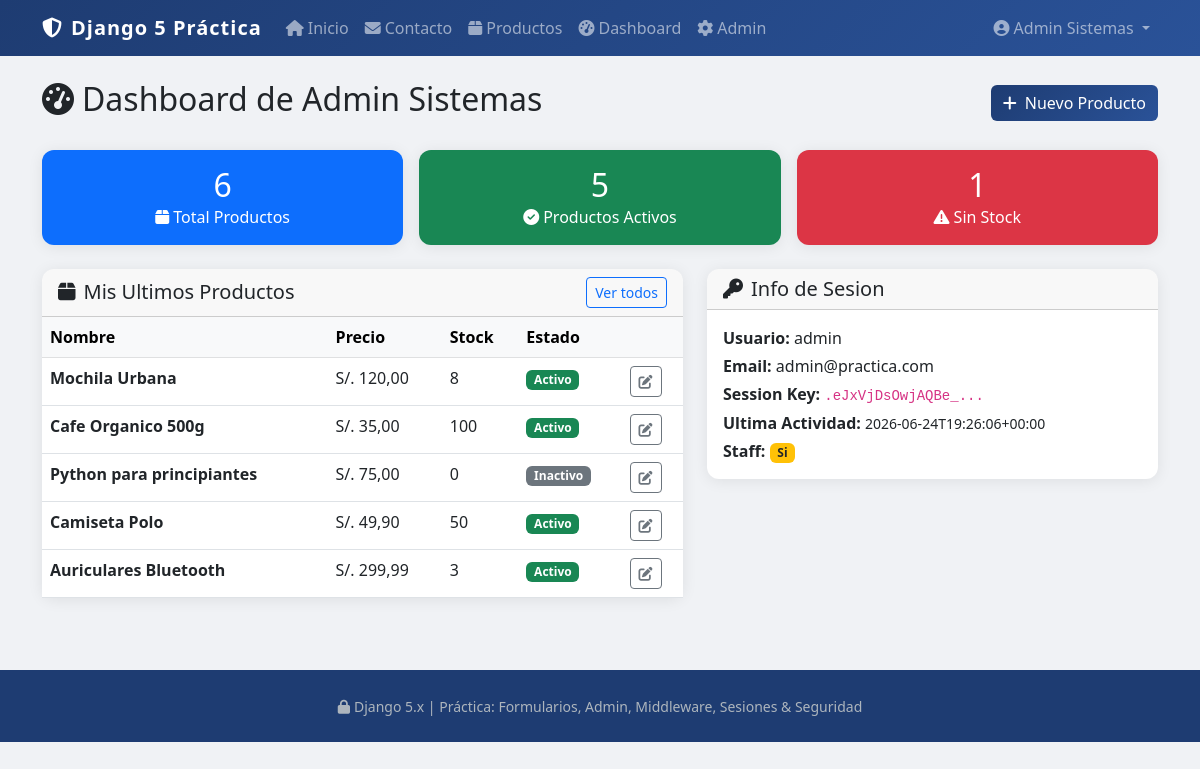
Page /dashboard/ (signed in) on the committed database.
### core/models.py (models this page shows, shortened)
class Producto(models.Model):
    CATEGORIA_CHOICES = [
        ('electronica', 'Electrónica'),
        ('ropa', 'Ropa'),
        ('alimentos', 'Alimentos'),
        ('libros', 'Libros'),
        ('otros', 'Otros'),
    ]
    nombre = models.CharField(max_length=150)
    descripcion = models.TextField(blank=True)
    precio = models.DecimalField(max_digits=10, decimal_places=2)
    stock = models.PositiveIntegerField(default=0)
    categoria = models.CharField(max_length=20, choices=CATEGORIA_CHOICES, default='otros')
    activo = models.BooleanField(default=True)
    fecha_creacion = models.DateTimeField(default=timezone.now)
    creado_por = models.ForeignKey(User, on_delete=models.SET_NULL, null=True, blank=True, related_name='productos')
    class Meta:
        verbose_name = 'Producto'
        verbose_name_plural = 'Productos'
        ordering = ['-fecha_creacion']

### core/views.py (the view)
# urls.py: path('dashboard/', views.dashboard, name='dashboard'),
@login_required
def dashboard(request):
    mis_productos = Producto.objects.filter(creado_por=request.user)
    stats = {
        'total': mis_productos.count(),
        'activos': mis_productos.filter(activo=True).count(),
        'sin_stock': mis_productos.filter(stock=0).count(),
    }
    ultimos_accesos = LogAcceso.objects.filter(usuario=request.user).order_by('-timestamp')[:10]
    ultima_actividad = request.session.get('ultima_actividad', 'No disponible')
    context = {
        'stats': stats,
        'mis_productos': mis_productos[:5],
        'ultimos_accesos': ultimos_accesos,
        'ultima_actividad': ultima_actividad,
        'session_key': request.session.session_key,
    }
    return render(request, 'core/dashboard.html', context)

### templates/core/dashboard.html (shortened to what this page needs)
{% extends 'base.html' %}
{% block content %}
<div class="d-flex justify-content-between align-items-center mb-4">
    <h2><i class="fas fa-tachometer-alt me-2"></i>Dashboard de {{ user.get_full_name|default:user.username }}</h2>
    <a href="{% url 'crear_producto' %}" class="btn btn-primary"><i class="fas fa-plus me-2"></i>Nuevo Producto</a>
</div>
<div class="row g-3 mb-4">
    <div class="col-md-4">
        <div class="card bg-primary text-white text-center p-3">
            <h2 class="mb-0">{{ stats.total }}</h2>
            <p class="mb-0"><i class="fas fa-box me-1"></i>Total Productos</p>
        </div>
    </div>
    <div class="col-md-4">
        <div class="card bg-success text-white text-center p-3">
            <h2 class="mb-0">{{ stats.activos }}</h2>
            <p class="mb-0"><i class="fas fa-check-circle me-1"></i>Productos Activos</p>
        </div>
    </div>
    <div class="col-md-4">
        <div class="card bg-danger text-white text-center p-3">
            <h2 class="mb-0">{{ stats.sin_stock }}</h2>
            <p class="mb-0"><i class="fas fa-exclamation-triangle me-1"></i>Sin Stock</p>
        </div>
    </div>
</div>
<div class="row g-4">
    <div class="col-lg-7">
        <div class="card">
            <div class="card-header d-flex justify-content-between align-items-center">
                <h5 class="mb-0"><i class="fas fa-box me-2"></i>Mis Ultimos Productos</h5>
                <a href="{% url 'lista_productos' %}" class="btn btn-sm btn-outline-primary">Ver todos</a>
            </div>
            <div class="card-body p-0">
                {% if mis_productos %}
                <table class="table table-hover mb-0">
                    <thead class="table-light"><tr><th>Nombre</th><th>Precio</th><th>Stock</th><th>Estado</th><th></th></tr></thead>
                    <tbody>
                        {% for p in mis_productos %}
                        <tr>
                            <td class="fw-semibold">{{ p.nombre }}</td>
                            <td>S/. {{ p.precio }}</td>
                            <td>{{ p.stock }}</td>
                            <td>
                                {% if p.activo %}<span class="badge bg-success">Activo</span>{% else %}<span class="badge bg-secondary">Inactivo</span>{% endif %}
                            </td>
                            <td><a href="{% url 'editar_producto' p.pk %}" class="btn btn-sm btn-outline-secondary"><i class="fas fa-edit"></i></a></td>
                        </tr>
                        {% endfor %}
                    </tbody>
                </table>
                {% else %}
                <div class="text-center py-4 text-muted">
                    <i class="fas fa-box-open fa-3x mb-2"></i>
                    <p>Aun no tienes productos. <a href="{% url 'crear_producto' %}">Crea uno!</a></p>
                </div>
                {% endif %}
            </div>
        </div>
    </div>
    <div class="col-lg-5">
        <div class="card mb-3">
            <div class="card-header"><h5 class="mb-0"><i class="fas fa-key me-2"></i>Info de Sesion</h5></div>
            <div class="card-body">
                <p class="mb-1"><strong>Usuario:</strong> {{ user.username }}</p>
                <p class="mb-1"><strong>Email:</strong> {{ user.email }}</p>
                <p class="mb-1"><strong>Session Key:</strong> <code class="small">{{ session_key|slice:":16" }}...</code></p>
                <p class="mb-1"><strong>Ultima Actividad:</strong> <small>{{ ultima_actividad }}</small></p>
                <p class="mb-0"><strong>Staff:</strong> {% if user.is_staff %}<span class="badge bg-warning text-dark">Si</span>{% else %}<span class="badge bg-secondary">No</span>{% endif %}</p>
            </div>
        </div>
    </div>
</div>
{% endblock %}

### templates/base.html (shortened to what this page needs)
<!DOCTYPE html>
<html lang="es">
<head>
    <link href="https://cdn.jsdelivr.net/npm/bootstrap@5.3.0/dist/css/bootstrap.min.css" rel="stylesheet">
    <link href="https://cdnjs.cloudflare.com/ajax/libs/font-awesome/6.4.0/css/all.min.css" rel="stylesheet">
</head>
<body>
<nav class="navbar navbar-expand-lg navbar-dark">
    <div class="container">
        <a class="navbar-brand" href="{% url 'home' %}">
            <i class="fas fa-shield-alt me-2"></i>Django 5 Práctica
        </a>
        <div class="collapse navbar-collapse" id="navMenu">
            <ul class="navbar-nav me-auto">
                <li class="nav-item"><a class="nav-link" href="{% url 'home' %}"><i class="fas fa-home me-1"></i>Inicio</a></li>
                <li class="nav-item"><a class="nav-link" href="{% url 'contacto' %}"><i class="fas fa-envelope me-1"></i>Contacto</a></li>
                {% if user.is_authenticated %}
                <li class="nav-item"><a class="nav-link" href="{% url 'lista_productos' %}"><i class="fas fa-box me-1"></i>Productos</a></li>
                <li class="nav-item"><a class="nav-link" href="{% url 'dashboard' %}"><i class="fas fa-tachometer-alt me-1"></i>Dashboard</a></li>
                {% if user.is_staff %}<li class="nav-item"><a class="nav-link" href="{% url 'admin:index' %}"><i class="fas fa-cog me-1"></i>Admin</a></li>{% endif %}
                {% endif %}
            </ul>
            <ul class="navbar-nav">
                {% if user.is_authenticated %}
                <li class="nav-item dropdown">
                    <a class="nav-link dropdown-toggle" href="#" data-bs-toggle="dropdown">
                        <i class="fas fa-user-circle me-1"></i>{{ user.get_full_name|default:user.username }}
                    </a>
                </li>
                {% else %}
                <li class="nav-item"><a class="nav-link" href="{% url 'login' %}"><i class="fas fa-sign-in-alt me-1"></i>Login</a></li>
                <li class="nav-item"><a class="nav-link btn btn-outline-light px-3 ms-2" href="{% url 'registro' %}">Registrarse</a></li>
                {% endif %}
            </ul>
        </div>
    </div>
</nav>
<main class="container py-4">
    {% block content %}{% endblock %}
</main>
<footer class="py-4 mt-5">
    <div class="container text-center">
        <small><i class="fas fa-lock me-1"></i>Django 5.x | Práctica: Formularios, Admin, Middleware, Sesiones & Seguridad</small>
    </div>
</footer>
</body>
</html>

### templates/base.html (style rules this page uses)
body { background-color: #f0f2f5; font-family: 'Segoe UI', sans-serif; }
.navbar { background: linear-gradient(135deg, #1e3c72 0%, #2a5298 100%); }
.navbar-brand { font-weight: 700; letter-spacing: 1px; }
.card { border: none; border-radius: 12px; box-shadow: 0 2px 15px rgba(0,0,0,.08); }
.card-header { border-radius: 12px 12px 0 0 !important; }
.btn-primary { background: linear-gradient(135deg, #1e3c72, #2a5298); border: none; }
footer { background: #1e3c72; color: #adb5bd; }

### rows in the picture
Producto: nombre "Mochila Urbana", precio "120,00", stock "8", activo "Activo"
Producto: nombre "Cafe Organico 500g", precio "35,00", stock "100", activo "Activo"
Producto: nombre "Python para principiantes", precio "75,00", stock "0", activo "Inactivo"
Producto: nombre "Camiseta Polo", precio "49,90", stock "50", activo "Activo"
Producto: nombre "Auriculares Bluetooth", precio "299,99", stock "3", activo "Activo"

### other values in the picture
{{ user.get_full_name|default:user.username }} "Admin Sistemas"
{{ stats.total }} "6"
{{ stats.activos }} "5"
{{ stats.sin_stock }} "1"
{{ user.username }} "admin"
{{ user.email }} "admin@practica.com"
{{ session_key|slice:":16" }} ".eJxVjDsOwjAQBe_"
{{ ultima_actividad }} "2026-06-24T19:26:06+00:00"
